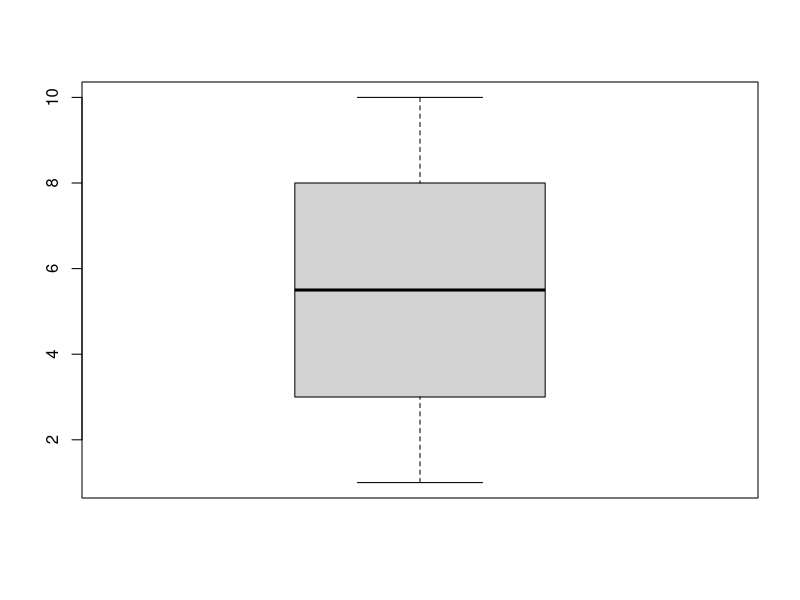

Here is the R script that generated this plot:
## ---- chunk 1
knitr::opts_chunk$set(echo = TRUE)

# title: boxplot
# author: jonathan
# revised: 8/1/2020 

WEB <- c("https://bioceed.uib.no/dropfolder/bioSTATS/Rmd/Basic/Descr/boxplot.html")
GIT <- c("https://github.com/jonathansoule/biostats/blob/master/boxplot.Rmd")
## ---- chunk 2
my.dataset <- c(1,2,3,4,5,6,7,8,9,10)
boxplot(my.dataset)
